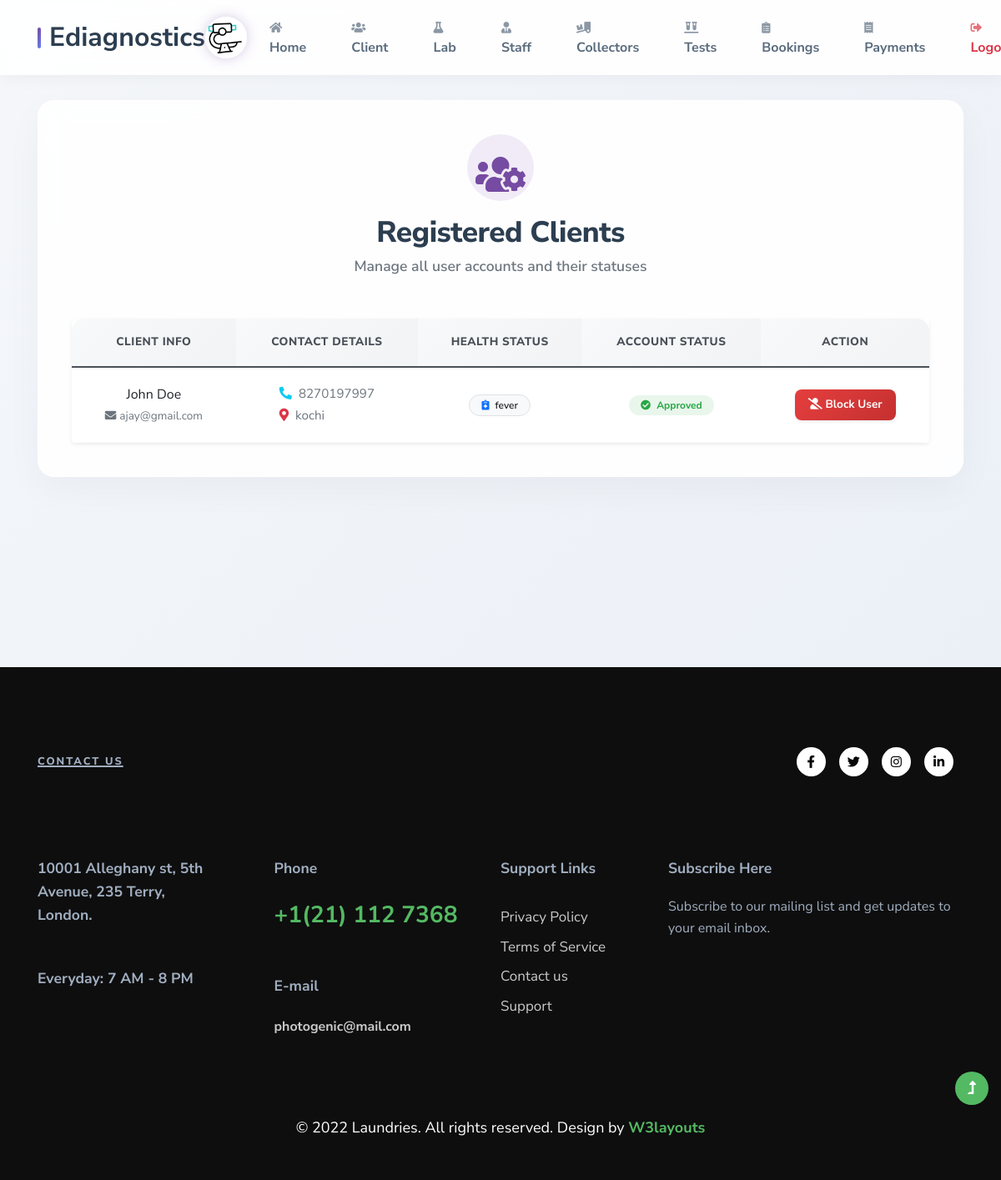
The app's page /admin_client/ with its own data.
### EdiagApp/models.py (models this page shows)
class UserReg(models.Model):
    user = models.ForeignKey(Login,on_delete=models.CASCADE,null = True)
    first_name = models.CharField(max_length = 20)
    last_name = models.CharField(max_length = 20)
    contact = models.CharField(max_length = 20)
    email = models.EmailField()
    address = models.CharField(max_length = 50)
    password = models.CharField(max_length=100, null=True)
    health = models.CharField(max_length = 500,null= True)
    status = models.CharField(max_length=50, null=True, default='pending')
    image = models.FileField(null=True)

### EdiagApp/views.py (the view)
# urls.py: path('admin_client/',views.admin_client),
def admin_client(request):
    data = UserReg.objects.all()
    return render(request,'admin_client.html',{"data":data})

### template/admin_client.html (shortened to what this page needs)
{% extends "admin_home.html" %}
{% block content %}
<section class="premium-form-container" style="padding-top: 120px; padding-bottom: 60px; min-height: 100vh;">
    <div class="container">
        <div class="premium-card animate-up" style="max-width: 1200px; margin: 0 auto; padding: 40px;">
            <div class="text-center mb-5">
                <div class="icon-wrapper mb-3 text-center d-inline-flex">
                    <i class="fas fa-users-cog fa-3x" style="color: #764ba2;"></i>
                </div>
                <h2 class="premium-title mb-0">Registered Clients</h2>
                <p class="premium-subtitle">Manage all user accounts and their statuses</p>
            </div>
            <div class="table-responsive rounded shadow-sm">
                <table class="table premium-table text-center align-middle mb-0">
                    <thead>
                        <tr>
                            <th>Client Info</th>
                            <th>Contact Details</th>
                            <th>Health Status</th>
                            <th>Account Status</th>
                            <th>Action</th>
                        </tr>
                    </thead>
                    <tbody>
                        {% for d in data %}
                        <tr>
                            <td>
                                <div class="d-flex flex-column align-items-center">
                                    <span class="font-weight-bold text-dark mb-1">{{ d.first_name }} {{ d.last_name }}</span>
                                    <span class="text-muted" style="font-size: 0.85rem;"><i class="fas fa-envelope me-1"></i>{{ d.email }}</span>
                                </div>
                            </td>
                            <td>
                                <div class="text-start d-inline-block text-muted" style="font-size: 0.95rem;">
                                    <div class="mb-1"><i class="fas fa-phone-alt text-info me-2"></i>{{ d.contact }}</div>
                                    <div><i class="fas fa-map-marker-alt text-danger me-2"></i>{{ d.address }}</div>
                                </div>
                            </td>
                            <td>
                                <span class="badge premium-badge-light text-dark">
                                    <i class="fas fa-notes-medical text-primary me-1"></i> {{ d.health }}
                                </span>
                            </td>
                            <td>
                                {% if d.status == "userApprove" %}
                                    <span class="badge premium-badge-success">
                                        <i class="fas fa-check-circle me-1"></i> Approved
                                    </span>
                                {% else %}
                                    <span class="badge premium-badge-danger">
                                        <i class="fas fa-ban me-1"></i> Blocked
                                    </span>
                                {% endif %}
                            </td>
                            <td>
                                {% if d.status == "userApprove" %}
                                    <a href="/admin_action?id={{d.id}}&action=userBlock" class="btn btn-sm btn-danger premium-btn-action shadow-sm" style="background: linear-gradient(135deg, #e53e3e 0%, #c53030 100%); border:none;">
                                        <i class="fas fa-user-slash"></i> Block User
                                    </a>
                                {% else %}
                                    <a href="/admin_action?id={{d.id}}&action=userApprove" class="btn btn-sm btn-success premium-btn-action text-white shadow-sm" style="background: linear-gradient(135deg, #28a745 0%, #20c997 100%); border:none;">
                                        <i class="fas fa-user-check"></i> Approve
                                    </a>
                                {% endif %}
                            </td>
                        </tr>
                        {% endfor %}
                    </tbody>
                </table>
            </div>
        </div>
    </div>
</section>
{% endblock %}

### template/admin_home.html (style rules this page uses)
:root { --primary-gradient: linear-gradient(135deg, #764ba2 0%, #667eea 100%); --glass-bg: rgba(255, 255, 255, 0.85); --text-dark: #2c3e50; }
body { font-family: 'Nunito Sans', sans-serif; background: #f4f7f6; }

### template/admin_client.html (style rules this page uses)
.premium-form-container { background: linear-gradient(135deg, #f5f7fa 0%, #ebf0f7 100%); font-family: 'Nunito Sans', sans-serif; }
.premium-card { background: rgba(255, 255, 255, 0.9); backdrop-filter: blur(15px); border-radius: 20px; box-shadow: 0 15px 45px rgba(0, 0, 0, 0.04); border: 1px solid rgba(255, 255, 255, 0.7); }
.animate-up { animation: slideUp 0.6s cubic-bezier(0.165, 0.84, 0.44, 1) forwards; }
.icon-wrapper { align-items: center; justify-content: center; width: 80px; height: 80px; border-radius: 50%; background: rgba(118, 75, 162, 0.1); padding-top: 15px; }
.premium-title { font-size: 2.2rem; font-weight: 800; color: #2c3e50; letter-spacing: -0.5px; }
.premium-subtitle { color: #6c757d; font-size: 1.1rem; margin-top: 5px; font-weight: 600; }
.premium-table { background: white; border-radius: 15px; overflow: hidden; }
.premium-table thead th { background: linear-gradient(135deg, #f8f9fa 0%, #f1f3f5 100%); color: #495057; font-weight: 800; text-transform: uppercase; font-size: 0.85rem; letter-spacing: 0.5px; border-bottom: 2px solid #e9ecef; padding: 18px 15px; }
.premium-table tbody td { padding: 20px 15px; border-bottom: 1px solid #f8f9fa; vertical-align: middle; color: #495057; }
.premium-table tbody tr { transition: all 0.2s ease; }
.premium-badge-success { background: rgba(40, 167, 69, 0.1); color: #28a745; padding: 6px 14px; border-radius: 20px; font-weight: 700; }
.premium-badge-light { background: #f8f9fa; color: #6c757d; padding: 6px 14px; border-radius: 20px; border: 1px solid #dee2e6; font-weight: 600; }
.premium-btn-action { border-radius: 8px; padding: 8px 16px; font-weight: 700; font-size: 0.85rem; transition: all 0.2s cubic-bezier(0.165, 0.84, 0.44, 1); }

### records on screen
UserReg: first_name "John", last_name "Doe", email "ajay@gmail.com", contact "8270197997", address "kochi", health "fever", status "userApprove" (drawn)
